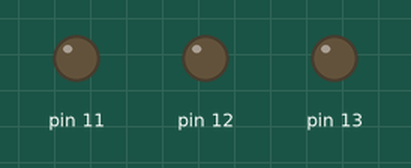
Bench run of a sketch on a simulated Arduino Uno, built with avr-gcc and run on an emulated ATmega328P. Parts: output pins drawn as LEDs (lit = HIGH).

Above: at 0.05 s.
At 0.4 s:
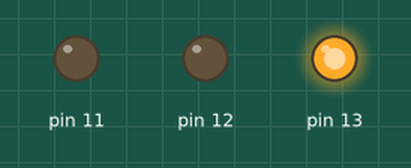
At 0.9 s:
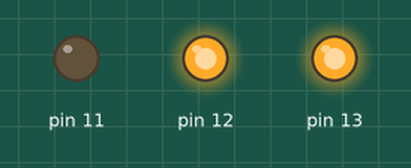
At 1.35 s:
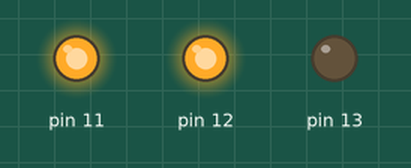
At 1.7 s:
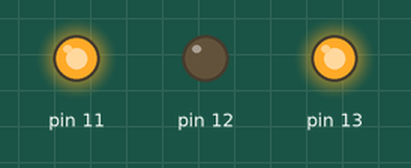
At 2.2 s:
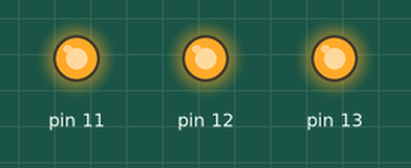
Timing chart, 0 to 3.0 s (numbered marks = the images above):
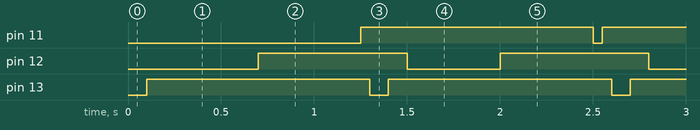

The sketch:

BareMinimum.ino
```cpp
void setup() {
pinMode(13,OUTPUT);
pinMode(12,OUTPUT);
pinMode(11,OUTPUT);
}

void loop() {
digitalWrite(13,LOW);
delay(100);
digitalWrite(13,HIGH);
delay(100);
digitalWrite(12,LOW);
delay(500);
digitalWrite(12,HIGH);
delay(500);
digitalWrite(11,LOW);
delay(50);
digitalWrite(11,HIGH);
delay(50);

}
```

Measured:
- by itself, pin 11: alternates HIGH for 1.3 s and LOW for 0.05 s
- by itself, pin 12: alternates HIGH for 0.80 s and LOW for 0.50 s
- by itself, pin 13: alternates HIGH for 1.2 s and LOW for 0.10 s
